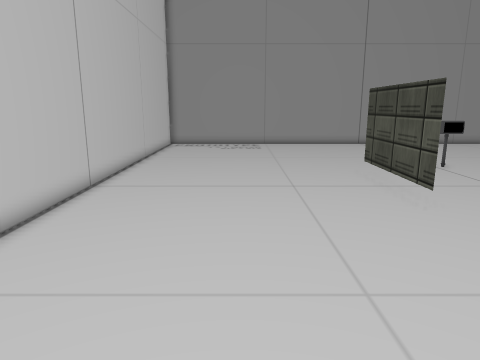
View 1 (above)

16 first-person views from a walk through a Unity game level. The camera is 1.5 m above the floor, tilts 12° down and sees 70° across. The floor is counted in squares, 0.5 m on a side. Each view is taken from the middle of a square. On the plan, view 1 faces up. The plan holds only what a view shows up to about 20 squares ahead; the rest is blank. The player is left out. Some animated figures are left out. Some surface patterns are stand-ins.

View 2
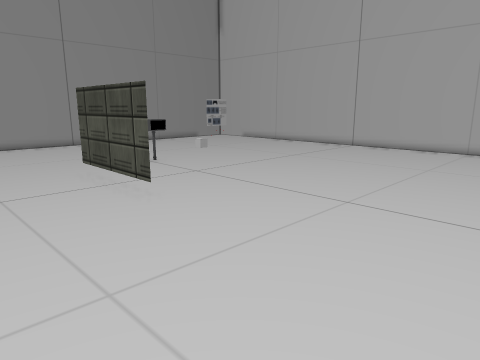

View 3
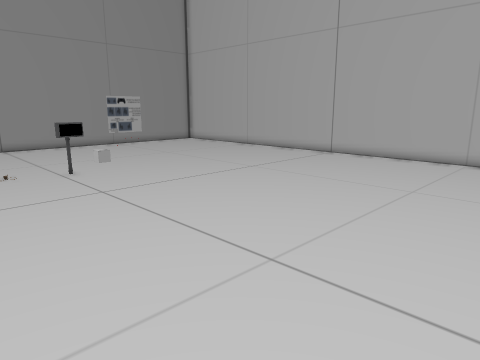

View 4
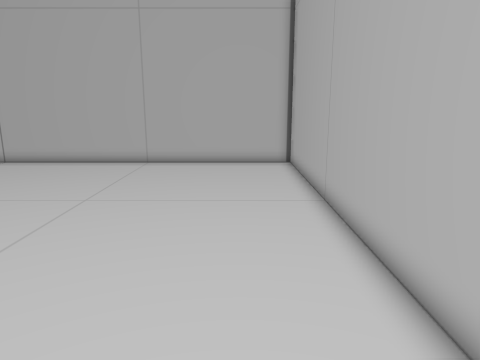

View 5
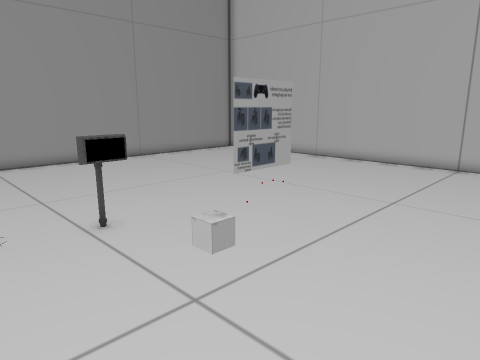

View 6
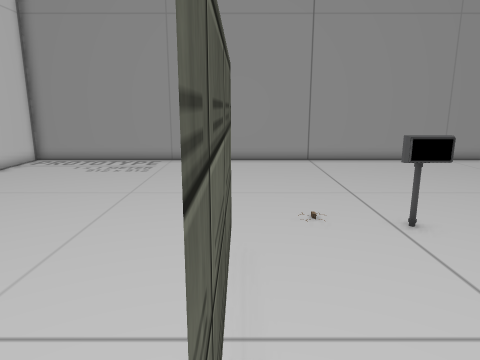

View 7
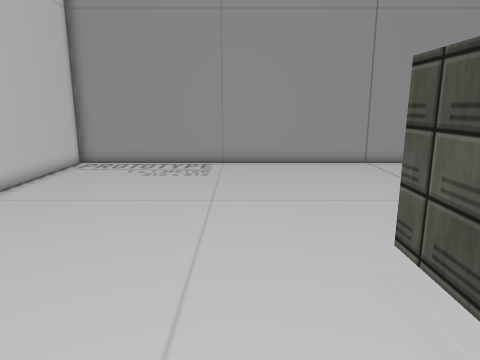

View 8
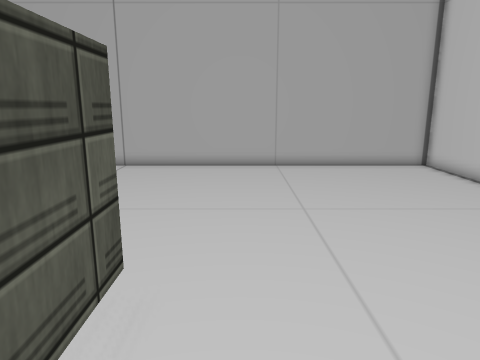

View 9
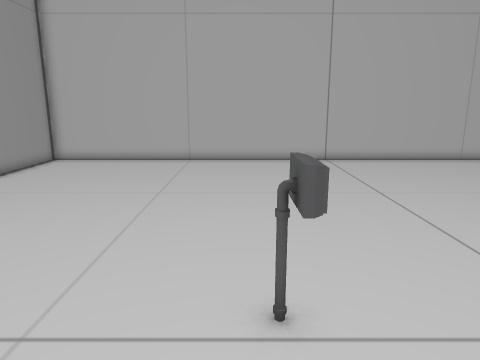

View 10
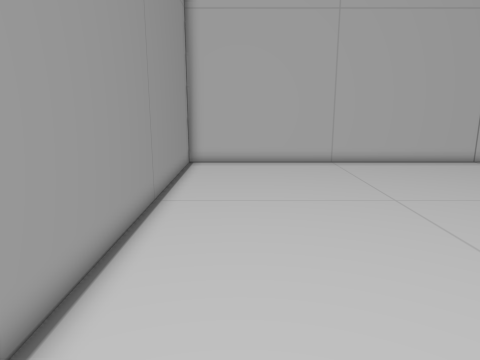

View 11
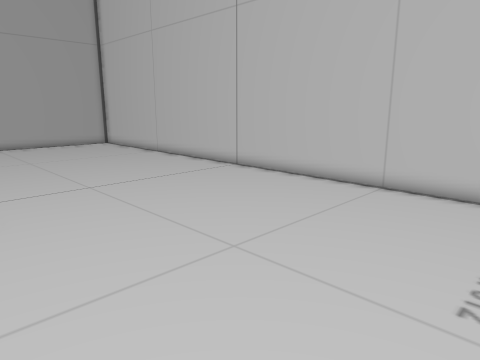

View 12
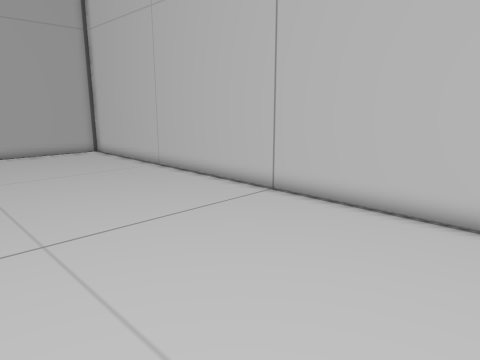

View 13
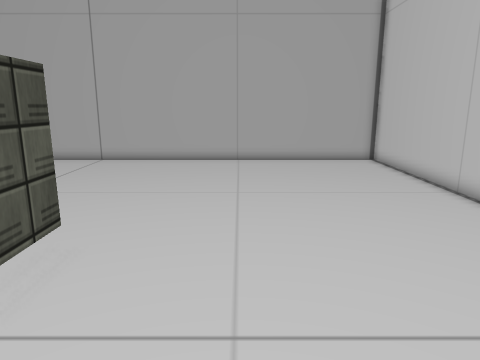

View 14
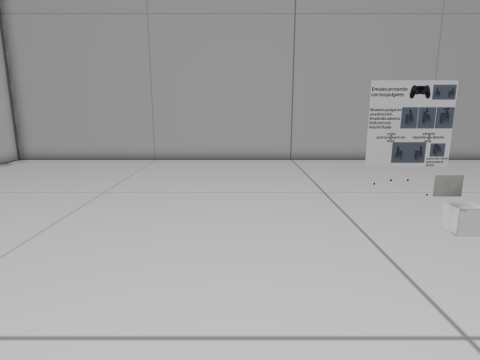

View 15
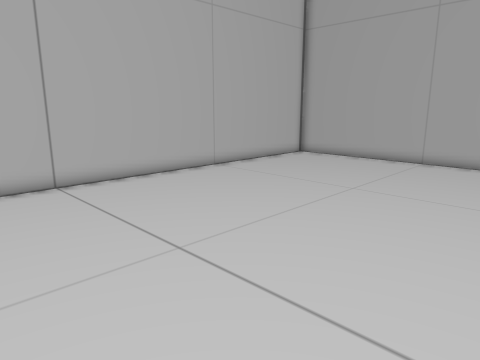

View 16
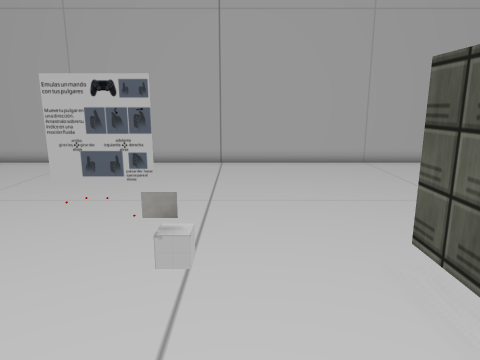

### Floor plan
Key: @ floor where view 1 was taken; # wall or solid block; . floor; = window, fence, low wall or low ledge; T thing the floor can be seen under or through; O other object.
Columns run from 6 left of view 1 to 26 right of it. Each row starts with its distance up from view 1.
 29 #################################
 28 #...............................#
 27 #...............................#
 26 #...............................#
 25 #...............................#
 24 #...............................#
 23 #...............................#
 22 #...............................#
 21 #...............................#
 20 #...............................#
 19 #...............................#
 18 #...............=...............#
 17 #...............##..............#
 16 #...............................#
 15 #...........T...................#
 14 #...........T...................#
 13 #...........T...................#
 12 #...........T...OO..............#
 11 #...........T...................#
 10 #...............................#
  9 #...............................#
  8 #...............................#
  7 #...............................#
  6 #...............................#
  5 #...............................#
  4 #...............................#
  3 #...............................#
  2 #...............................#
  1 #...............................#
  0 #.....@.........................#
 -1 #...............................#
 -2 #...............................#
 -3 #################################

Where each view was taken, in squares from view 1:
view 1: 0 up, 0 right, facing up
view 2: 0 up, 0 right, facing up-right
view 3: 1 up, 5 right, facing up-right
view 4: 0 up, 7 right, facing right
view 5: 9 up, 7 right, facing up-right
view 6: 9 up, 6 right, facing up
view 7: 10 up, 3 right, facing up
view 8: 15 up, 4 right, facing down
view 9: 18 up, 6 right, facing right
view 10: 26 up, 7 right, facing right
view 11: 26 up, 7 right, facing down-left
view 12: 21 up, 4 right, facing down-left
view 13: 17 up, 2 right, facing down
view 14: 17 up, 13 right, facing down
view 15: 17 up, 12 right, facing down-right
view 16: 16 up, 9 right, facing down
